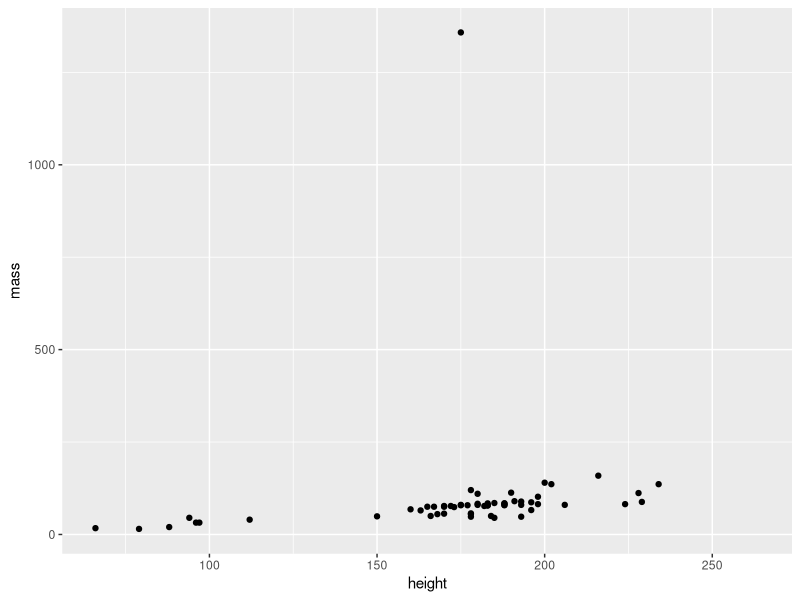
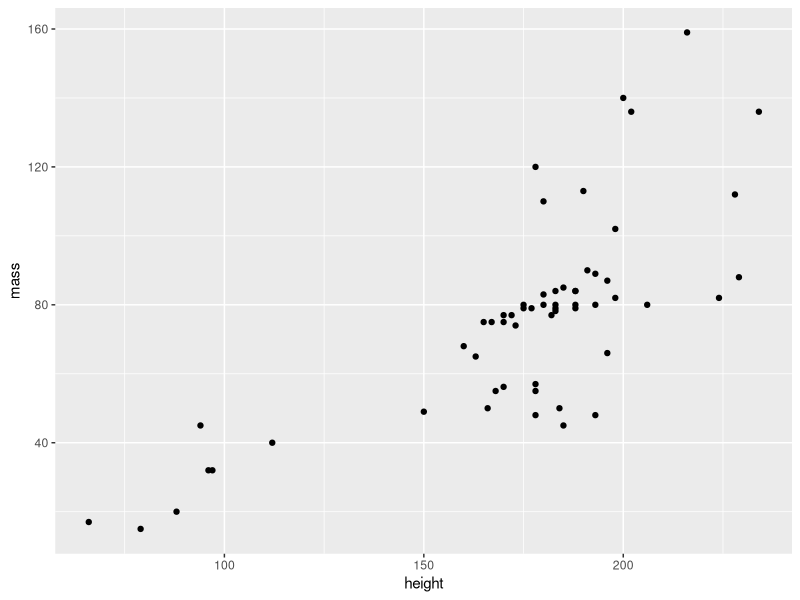
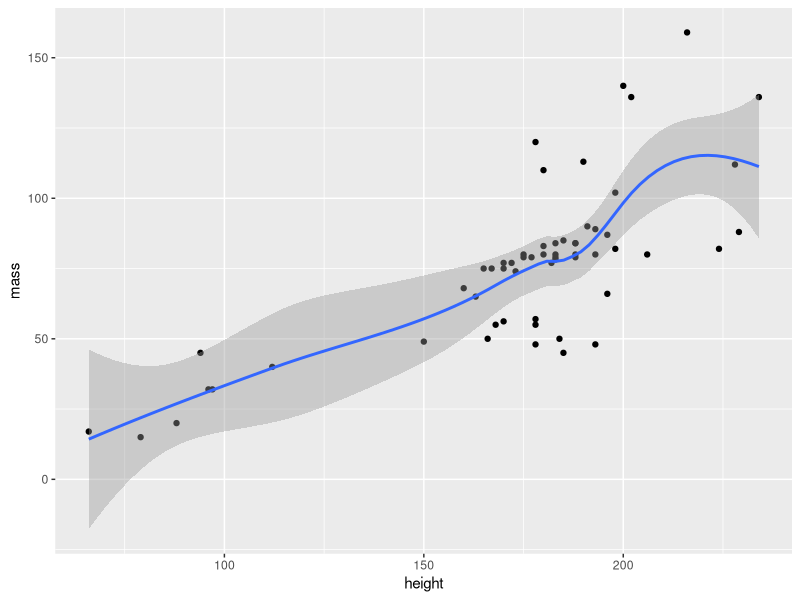
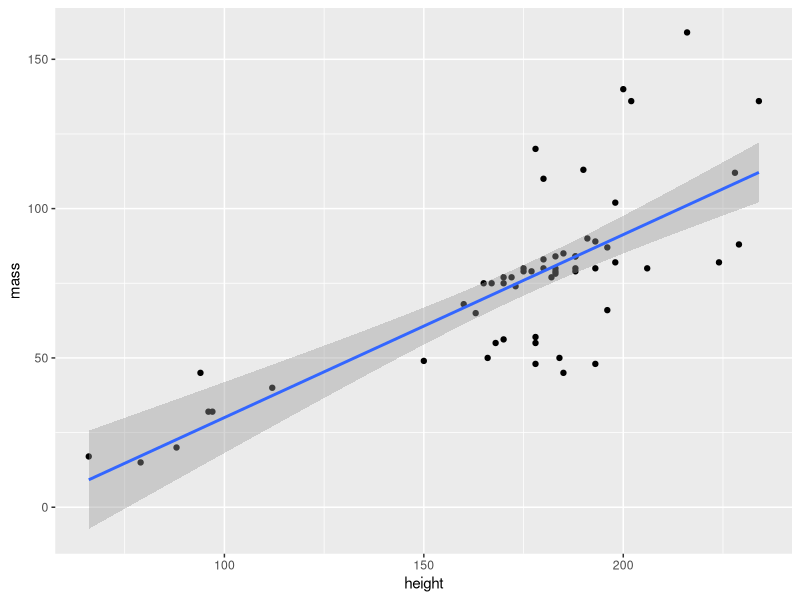
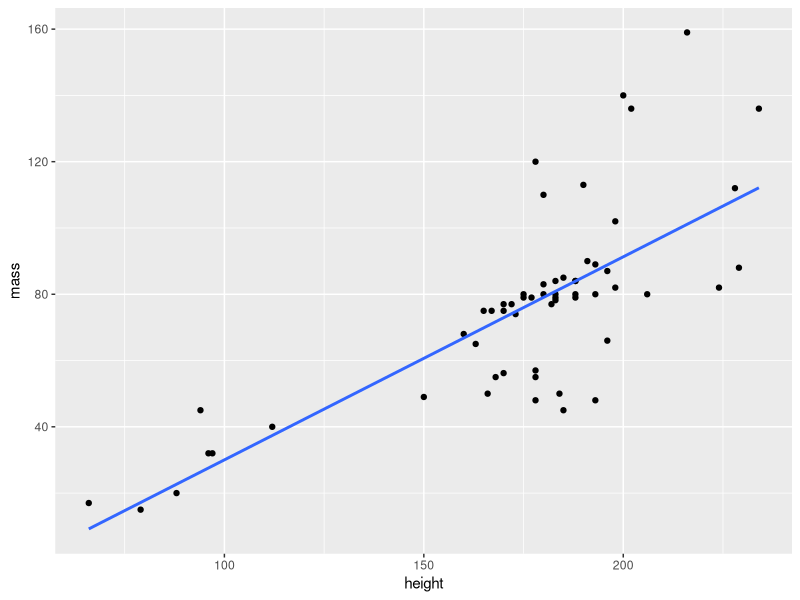
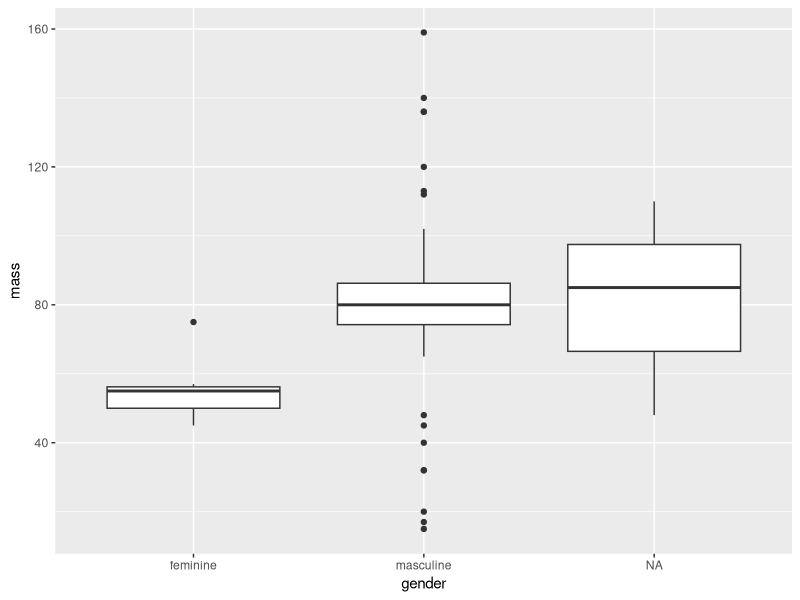
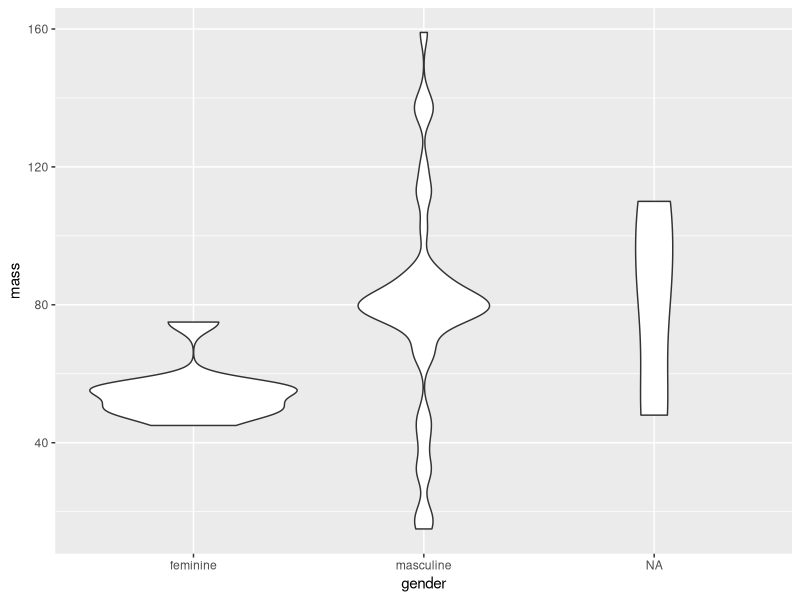
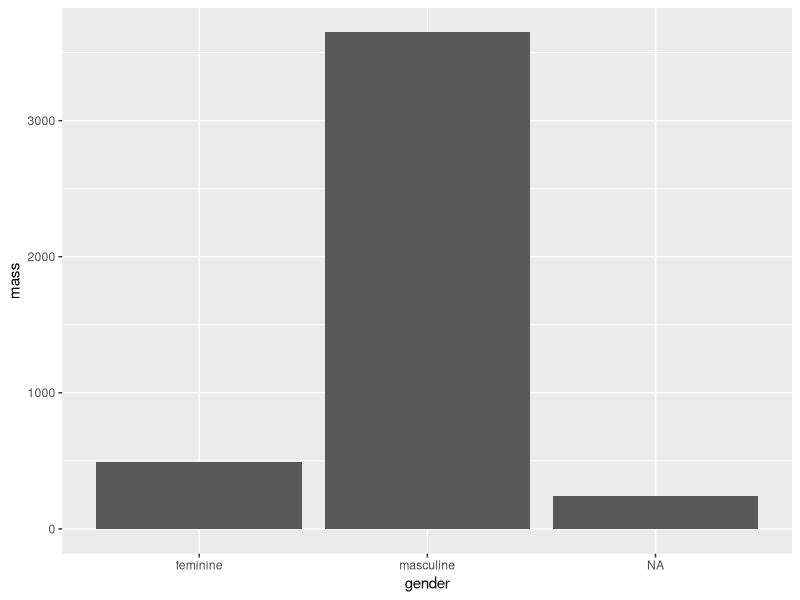

These charts were generated, in order, by the following R code:
## 2020-06-04
## ggplot2

library(ggplot2)
library(dplyr)

## we will use the buil-in starwars dataset for this tutorial

## first, get the column names and structure of the dataset
names(starwars)
str(starwars)

## make a basic scatterplot of mass ~ height
ggplot(starwars,
       aes(x = height,
           y = mass)) + #aesthetic
  geom_point()

## there is a strong linear relationship between mass and height,
## except for one point (Jabba), with mass of > 1000
## so to keep this exercise simple, we exclude that one data point

starwars_new = filter(starwars, mass < 500)
# use filter() to exclude or include rows, based on a condition

## 1. scatter plot
ggplot(starwars_new,
       aes(x = height,
           y = mass)) + #aesthetic
  geom_point()


## 2. regression plots
ggplot(starwars_new,
       aes(x = height,
           y = mass)) + #aesthetic
  geom_point()+
  geom_smooth() # default = LOESS (regional regression)

ggplot(starwars_new,
       aes(x = height,
           y = mass)) + #aesthetic
  geom_point()+
  geom_smooth(method = "lm") # lm = linear model

# remove confidence intervals
ggplot(starwars_new,
       aes(x = height,
           y = mass)) + #aesthetic
  geom_point()+
  geom_smooth(method = "lm",
              se = FALSE) # se = standard error

## ^^ for smooth and linear regression,
## both x and y are numerical

## 3. box plot

ggplot(starwars_new,
       aes(x = gender,
           y = mass))+
  geom_boxplot()

## 4. violin plot
ggplot(starwars_new,
       aes(x = gender,
           y = mass))+
  geom_violin()

## box and violin plots need x = categorical/character
## and y = numeric or continuous

## 5. bar plot
ggplot(starwars_new,
       aes(x = gender,
           y = mass))+
  geom_bar(stat = "identity")
## this does not work well for individual data points
## good only when you have a mean/average value
## come back to bar plots later


## 6. jitter plot

ggplot(starwars_new,
       aes(x = gender,
           y = mass))+
  geom_point()

ggplot(starwars_new,
       aes(x = gender,
           y = mass))+
  geom_jitter(width = 0.2)
## geom_jitter needs x = categorical/character


## 7. histogram
ggplot(starwars_new,
       aes(x = mass))+
  geom_histogram()

## you can adjust bins using bin number (bins = ...) or
## binwidth = ...

ggplot(starwars_new,
       aes(x = mass))+
  geom_histogram(bins = 50)

ggplot(starwars_new,
       aes(x = mass))+
  geom_histogram(binwidth = 50)


####
####

## formatting your geometries
ggplot(starwars_new,
       aes(x = height,
           y = mass)) + #aesthetic
  geom_point(color = "blue",
             shape = 1)

ggplot(starwars_new,
       aes(x = height,
           y = mass,
           color = gender,
           shape = gender)) + #aesthetic
  geom_point()


ggplot(starwars_new,
       aes(x = gender,
           y = mass,
           color = gender, # color will set the outline
           fill = gender # fill will set the fill color
           ))+ 
  geom_violin()

ggplot(starwars_new,
       aes(x = gender,
           y = mass,
           fill = gender # fill will set the fill color
       ))+ 
  geom_violin(color = "black", # outline is black
              size = 0.3, # outline thickness
              linetype = "dashed",
              alpha = 0.5 # transparency, from 0 to 1
              ) 

## adding scales for color

ggplot(starwars_new,
       aes(x = height,
           y = mass,
           color = gender)) + 
  geom_point()+
  # scale_color_manual(values = c("red", "blue", "yellow"))+
  scale_color_manual(values = c("#ff6666", "#7193ff", "yellow"))
  

## practice:
## make different types of plots using the starwars dataset, or any other dataset of your choosing
## - try different geoms, 
## - try different colors, shapes, fill, etc.